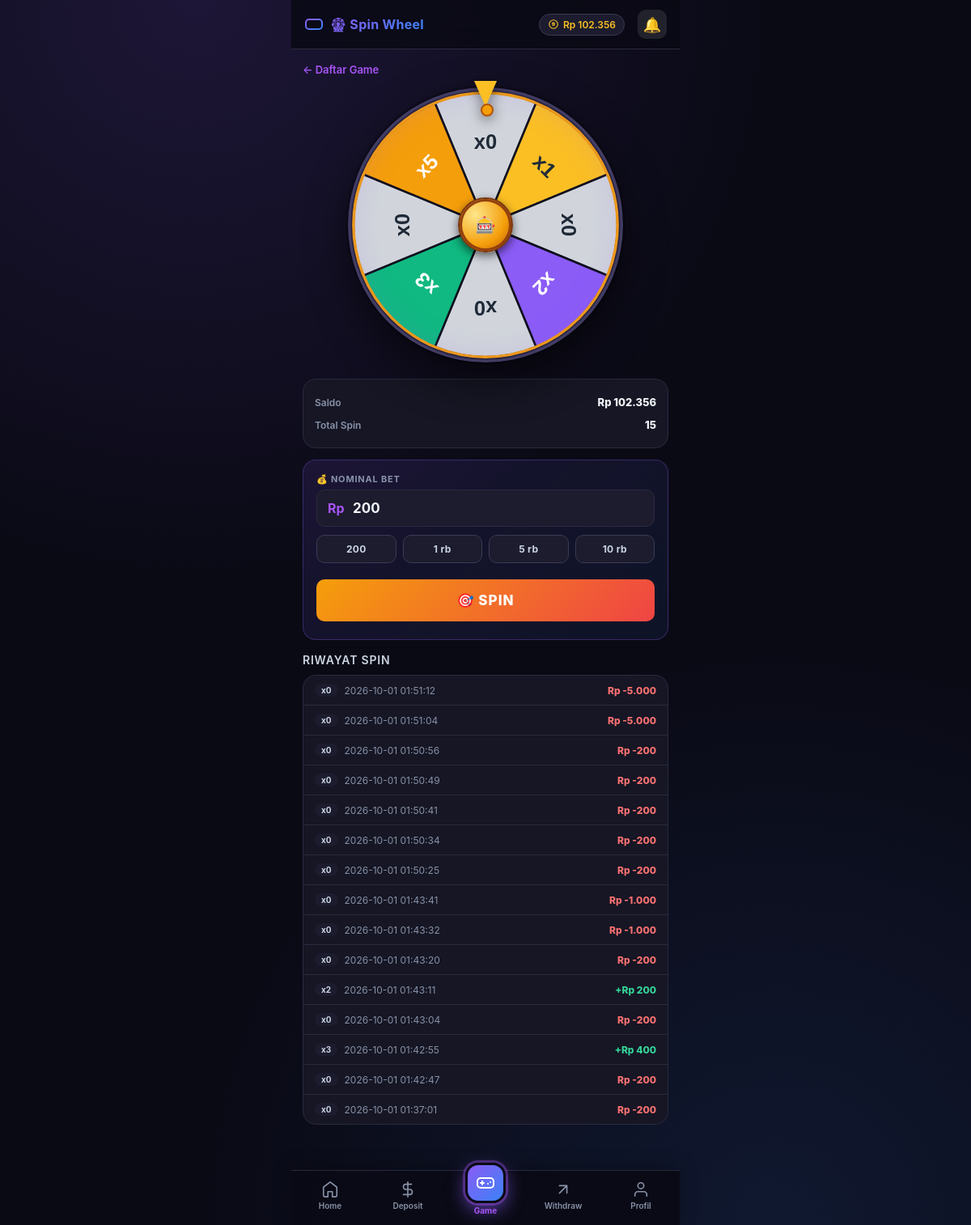
Page /user/game/spin (signed in) on the committed database.
### tables this page shows
CREATE TABLE game_config(
    id INTEGER PRIMARY KEY CHECK(id=1),
    enabled INTEGER NOT NULL DEFAULT 1,
    profit_margin REAL NOT NULL DEFAULT 5.0,
    min_bet REAL NOT NULL DEFAULT 200,
    max_bet REAL NOT NULL DEFAULT 100000,
    max_win_per_day REAL NOT NULL DEFAULT 100000,
    admin_saldo REAL NOT NULL DEFAULT 0
);

CREATE TABLE wheel_spins(
    id INTEGER PRIMARY KEY AUTOINCREMENT,
    user_id INTEGER NOT NULL,
    bet REAL NOT NULL,
    seg_idx INTEGER NOT NULL,
    label TEXT NOT NULL,
    mult REAL NOT NULL,
    payout REAL NOT NULL,
    profit REAL NOT NULL,
    forced TEXT,
    created_at TEXT DEFAULT (datetime('now','localtime')),
    FOREIGN KEY(user_id) REFERENCES users(id)
);

### app.py (the view)
@app.route("/user/game/spin")
@login_required("user")
def user_game_spin():
    u = _get_me()
    db = get_db()
    cfg = _get_game_config(db)
    ov = _get_user_override(db, u["id"])
    segments = _get_wheel_segments(db)
    if not cfg["enabled"]:
        flash("Game sedang nonaktif.")
        return redirect(url_for("user_game"))
    if ov and ov["blocked"]:
        flash("Kamu tidak bisa bermain saat ini.")
        return redirect(url_for("user_game"))
    if ov and ov["spin_blocked"]:
        flash("Kamu tidak bisa main Spin Wheel saat ini.")
        return redirect(url_for("user_game"))
    history = db.execute("SELECT * FROM wheel_spins WHERE user_id=? ORDER BY id DESC LIMIT 15", (u["id"],)).fetchall()
    seg_data = [{"idx": s["idx"], "label": s["label"], "mult": s["mult"], "color": s["color"]} for s in segments]
    return render_template("user/game_spin.html", u=u, cfg=cfg, ov=ov, segments=seg_data, history=history,
                           today_win=_today_win(db, u["id"]), max_win=cfg["max_win_per_day"], active="game")

### app.py (called while the page is built)
def get_db():
    if "db" not in g:
        g.db = sqlite3.connect(DB)
        g.db.row_factory = sqlite3.Row
    return g.db

def login_required(role):
    def deco(f):
        @wraps(f)
        def wrapper(*a, **kw):
            if session.get("role") != role:
                flash("Silakan login dulu.")
                return redirect(url_for("login"))
            return f(*a, **kw)
        return wrapper
    return deco

@app.context_processor
def inject_session():
    from flask import session as flask_session
    return {"session": flask_session}

@app.before_request
def _check_session_idle():
    if session.get("user_id") and request.endpoint not in ("static", "logout"):
        last = session.get("last_active")
        if last:
            try:
                delta = (datetime.now() - datetime.strptime(last, "%Y-%m-%d %H:%M:%S")).total_seconds()
                if delta > SESSION_IDLE_MIN * 60:
                    session.clear()
                    flash("Sesi berakhir karena tidak ada aktivitas. Silakan login ulang.")
                    return redirect(url_for("login"))
            except Exception:
                pass
        session["last_active"] = datetime.now().strftime("%Y-%m-%d %H:%M:%S")

def _get_me():
    return get_db().execute("SELECT * FROM users WHERE id=?", (session["user_id"],)).fetchone()

def _get_game_config(db):
    return db.execute("SELECT * FROM game_config WHERE id=1").fetchone()

def _get_user_override(db, uid):
    return db.execute("SELECT * FROM game_user_override WHERE user_id=?", (uid,)).fetchone()

def _today_win(db, uid):
    return db.execute("SELECT COALESCE(SUM(profit),0) s FROM game_rounds "
                      "WHERE user_id=? AND profit > 0 AND date(created_at)=date('now','localtime')",
                      (uid,)).fetchone()["s"]

def _get_wheel_segments(db):
    return db.execute("SELECT * FROM wheel_segments ORDER BY idx").fetchall()

### templates/user/game_spin.html (shortened to what this page needs)
{% extends "base.html" %}
{% block header_title %}🎡 Spin Wheel{% endblock %}
{% block header_right %}
  <div class="saldo-chip">
    <svg viewBox="0 0 24 24" fill="none" stroke="currentColor" stroke-width="2" stroke-linecap="round" stroke-linejoin="round">
      <circle cx="12" cy="12" r="9"/>
      <path d="M14.5 9.5c-.5-.5-1.5-1-2.5-1s-2.5.5-2.5 1.5S10.5 11.5 12 11.5s2.5.5 2.5 1.5-1.5 1.5-2.5 1.5-2-.5-2.5-1"/>
    </svg>
  </div>
{% endblock %}
{% block content %}
<a href="{{ url_for('user_game') }}" class="back-link">← Daftar Game</a>
<div class="wheel-zone">
  <div class="wheel-pointer"></div>
  <div class="wheel-rotate" id="wheelRotate">
    <svg class="wheel-svg" viewBox="0 0 200 200" id="wheelSvg"></svg>
  </div>
  <div class="wheel-hub">🎰</div>
  <div class="wheel-shadow"></div>
</div>
<div class="status-panel">
  <div class="status-row">
    <span class="k">Saldo</span>
    <span class="v" id="saldoLive">Rp {{ "{:,.0f}".format(u.saldo).replace(",",".") }}</span>
  </div>
  <div class="status-row">
    <span class="k">Total Spin</span>
    <span class="v">{{ history|length if history else 0 }}</span>
  </div>
</div>
<div class="bet-panel">
  <div class="row-label">💰 Nominal Bet</div>
  <div class="amount-wrap">
    <span class="prefix">Rp</span>
    <input id="betInput" inputmode="numeric" placeholder="0"
           value="{{ int(cfg.min_bet) if cfg else 200 }}">
  </div>
  <div class="quick-amount">
    <button type="button" onclick="setBet(200)">200</button>
    <button type="button" onclick="setBet(1000)">1 rb</button>
    <button type="button" onclick="setBet(5000)">5 rb</button>
    <button type="button" onclick="setBet(10000)">10 rb</button>
  </div>
  <button class="spin-btn" id="spinBtn" onclick="doSpin()">
    🎯 SPIN
  </button>
</div>
<h3>Riwayat Spin</h3>
{% if history %}
<div class="history-mini">
  {% for h in history %}
  <div class="hitem">
    <div class="hl">
      <span class="hf">{{ h.label }}</span>
      <span class="muted">{{ h.created_at }}</span>
    </div>
    <div class="hp {{ 'win' if h.profit >= 0 else 'lose' }}">
      {{ '+' if h.profit >= 0 else '' }}Rp {{ "{:,.0f}".format(h.profit).replace(",",".") }}
    </div>
  </div>
  {% endfor %}
</div>
{% else %}
<div class="empty">Belum ada riwayat spin.</div>
{% endif %}
{% endblock %}
{% block bottomnav %}{% include "partials/bottomnav.html" %}{% endblock %}

### templates/base.html (style rules this page uses)
:root { --bg:#0a0a15; --bg-2:#12121f; --card:#161624; --card-2:#1c1c2e; --border:#2a2a40; --border-2:#3a3a55; --text:#f1f5f9; --text-2:#cbd5e1; --muted:#8892a8; --primary:#8b5cf6; --primary-2:#a855f7; --primary-glow:rgba(139,92,246,.4); --blue:#3b82f6; --green:#10b981; --red:#ef4444; --amber:#f59e0b; --gold:#fbbf24; --grad-1:linear-gradient(135deg,#8b5cf6,#3b82f6); --grad-2:linear-gradient(135deg,#a855f7,#ec4899); --grad-3:linear-gradient(135deg,#10b981,#3b82f6); --radius:16px; --radius-sm:10px; }
* { box-sizing:border-box;-webkit-tap-highlight-color:transparent }
html,body { margin:0;padding:0 }
body { font-family:-apple-system,BlinkMacSystemFont,"Segoe UI",Roboto,sans-serif; max-width:480px;margin:0 auto;padding:0 0 96px; background:var(--bg);color:var(--text);min-height:100vh; background-image: radial-gradient(circle at 20% 0%,rgba(139,92,246,.15),transparent 40%), radial-gradient(circle at 80% 100%,rgba(59,130,246,.12),transparent 40%); background-attachment:fixed; animation:fadeIn .4s ease; }
.saldo-chip { display:flex;align-items:center;gap:5px; background:var(--card-2);border:1px solid var(--border-2); padding:5px 10px;border-radius:20px;font-size:12px; font-weight:600;color:var(--gold);white-space:nowrap; transition:.2s; }
.saldo-chip svg { width:14px;height:14px }
h3 { font-size:14px;margin:16px 0 10px;font-weight:600;color:var(--text-2); text-transform:uppercase;letter-spacing:.8px }
input,select,button,textarea { width:100%;padding:12px 14px;margin:6px 0; border:1px solid var(--border);border-radius:var(--radius-sm); font-size:14px;background:var(--card-2);color:var(--text); transition:.2s;font-family:inherit; }
input::placeholder,textarea::placeholder { color:var(--muted) }
button { background:var(--grad-1);color:#fff;border:0;border-radius:var(--radius-sm); font-weight:600;cursor:pointer;transition:.15s;position:relative; overflow:hidden;font-family:inherit;letter-spacing:.3px; }
.muted { color:var(--muted);font-size:12px }
a { color:var(--primary);text-decoration:none;transition:.15s }

### rows in the picture
game_config: min_bet "200"
wheel_spins: label "x0", created_at "2026-10-01 01:51:12", profit "-5.000"
wheel_spins: label "x0", created_at "2026-10-01 01:51:04", profit "-5.000"
wheel_spins: label "x0", created_at "2026-10-01 01:50:56", profit "-200"
wheel_spins: label "x0", created_at "2026-10-01 01:50:49", profit "-200"
wheel_spins: label "x0", created_at "2026-10-01 01:50:41", profit "-200"
wheel_spins: label "x0", created_at "2026-10-01 01:50:34", profit "-200"
wheel_spins: label "x0", created_at "2026-10-01 01:50:25", profit "-200"
wheel_spins: label "x0", created_at "2026-10-01 01:43:41", profit "-1.000"
wheel_spins: label "x0", created_at "2026-10-01 01:43:32", profit "-1.000"
wheel_spins: label "x0", created_at "2026-10-01 01:43:20", profit "-200"
wheel_spins: label "x2", created_at "2026-10-01 01:43:11", profit "+", profit "200"
wheel_spins: label "x0", created_at "2026-10-01 01:43:04", profit "-200"
wheel_spins: label "x3", created_at "2026-10-01 01:42:55", profit "+", profit "400"
wheel_spins: label "x0", created_at "2026-10-01 01:42:47", profit "-200"
wheel_spins: label "x0", created_at "2026-10-01 01:37:01", profit "-200"

### other values in the picture
{{ history|length if history else 0 }} "15"
